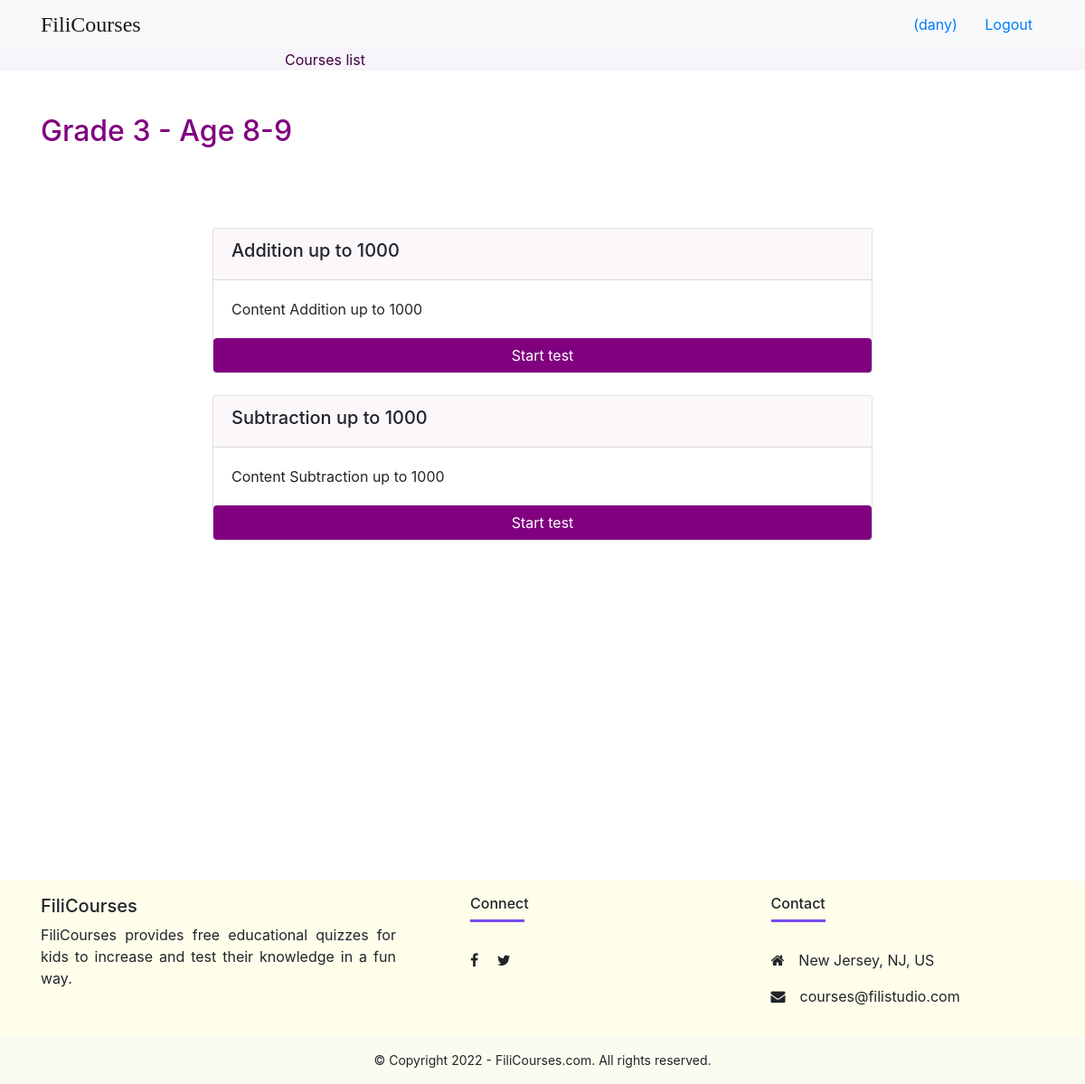
/courses/grade/3/ (signed in), run on the app's committed database.
### courses/models.py (models this page shows, shortened)
class Course(models.Model):
    name = models.CharField(max_length=30, default='Course/Grade')
    description = models.CharField(max_length=1000)
    image = models.CharField(max_length=2083)
    pub_date = models.DateField(null=True)

class Lesson(models.Model):
    title = models.CharField(max_length=200, default="Lesson title")
    order = models.IntegerField(default=0)
    image = models.CharField(max_length=2083, default="none")
    course = models.ForeignKey(Course, on_delete=models.CASCADE)
    content = models.TextField()

### courses/views.py (the view)
# urls.py: path('grade/<int:course_id>/', views.course_details, name='course_details'),
def course_details(request, course_id):
    course = get_object_or_404(Course, pk=course_id)
    return render(request, 'course_details.html', {'course': course})

### courses/templates/course_details.html (shortened to what this page needs)
{% extends "base.html" %}
{% block content %}
<div class="course-list">
    <div class="container w-50 mx-auto">
        <a class="link-unstyled" href="{% url 'courses:index' %}"> Courses list</a>
    </div>
</div>
<div class="container mt-5 mb-5 min-vh-100">
    <h2 class="mb-5 start-test-title">{{ course.name }}</h2>
    <div class="row">
        <div class="card-columns-vertical col-lg-8 mt-3 mx-auto">
            {% for lesson in course.lesson_set.all %}
            <div class="card mt-4">
                <div class="card-header card-header-purple">
                    <h5>{{lesson.title}}</h5>
                </div>
                <div class="card-body">{{lesson.content}}</div>
                <a class="btn btn-purple" href="{% url 'courses:start_test' course_id=course.id lesson_id=lesson.id %}">Start test</a>
            </div>
            {% endfor %}
        </div>
    </div>
</div>
{% endblock %}

### courses/templates/base.html (shortened to what this page needs)
<!DOCTYPE html>
<html lang="en">
<head>
    {% load static %}
    <link rel="stylesheet" href="https://maxcdn.bootstrapcdn.com/bootstrap/4.5.2/css/bootstrap.min.css">
    <link rel="stylesheet" href="https://cdnjs.cloudflare.com/ajax/libs/font-awesome/4.7.0/css/font-awesome.min.css">
    <link rel="stylesheet" type="text/css" href="{% static 'css/courses.css' %}">
</head>
<body>
    <nav class="navbar navbar-light bg-light">
        <div class="container">
            <div class="navbar-header">
                <a class="navbar-brand" href="{% url 'courses:index' %}">FiliCourses</a>
            </div>
            <ul class="nav navbar-nav navbar-right">
                {% if user.is_authenticated %}
                <li>
                    <a class="btn btn-link" href="#">{{ user.first_name}}({{ user.username }})</a>
                    <a class="btn btn-link" href="{% url 'courses:logout' %}">Logout</a>
                </li>
                {% endif %}
            </ul>
        </div>
    </nav>
{% block content %}{% endblock %}
{% block footer %}
<footer>
    <div class="container text-center text-md-left pt-3">
        <div class="row">
            <div class="col-md-5 mt-md-0 mt-3">
            <h5 class="fw-bold">FiliCourses</h5>
            <p class="text-justify pl-0 col-md-11 col-xs-1">FiliCourses provides free educational quizzes for kids to increase and test their knowledge in a fun way.</p>
            </div>
            <div class="col-md-3 mb-md-0 mb-3">
            <h6 class="fw-bold">Connect</h6>
            <hr
                class="mb-4 mt-0 d-inline-block mx-auto"
                style="width: 60px; background-color: #7c4dff; height: 2px"
                />
              <p>
                <a class="link-unstyled" href="#!"><i class="fa fa-facebook mr-3"></i></a>
                <a class="link-unstyled" href="#!"><i class="fa fa-twitter mr-3"></i></a>
              </p>
            </div>
            <div class="col-md-4 col-lg-3 col-xl-3 mx-auto mb-md-0 mb-4 pb-3">
            <h6 class="fw-bold">Contact</h6>
            <hr
                class="mb-4 mt-0 d-inline-block mx-auto"
                style="width: 60px; background-color: #7c4dff; height: 2px"
                />
            <p><i class="fa fa-home mr-3"></i>New Jersey, NJ, US</p>
            <p><i class="fa fa-envelope mr-3"></i>courses@filistudio.com</p>
            </div>
        </div>
    </div>
    <div class="footer-copyright text-center py-3">© Copyright 2022 - <a class="link-unstyled" href="{% url 'courses:index' %}"> FiliCourses.com</a>. All rights reserved.
    </div>
</footer>
    {% endblock %}
</body>
</html>

### static/css/courses.css (style rules this page uses)
.navbar-brand { font: 24px Myriad Pro; }
.link-unstyled, .link-unstyled:link, .link-unstyled:hover { color: inherit; text-decoration: inherit; }
.course-list { background-color: #F7F5FA; color: #400040; }
.start-test-title { color: purple; }
footer { margin-top: 20px; background-color: rgba(255,253,206,0.4); }
.footer-copyright { background-color: #F9FCEE; font-size: 14px; }

### courses/templates/course_details.html (style rules this page uses)
h2 { color: purple; }
.btn-purple { background-color: purple; color: white; }
.card-header-purple { background-color: #FBF7FB; }

### data on the page
Course: name "Grade 3 - Age 8-9"
Lesson: title "Addition up to 1000", content "Content Addition up to 1000"
Lesson: title "Subtraction up to 1000", content "Content Subtraction up to 1000"

### other printed values
{{ user.username }} "dany"
